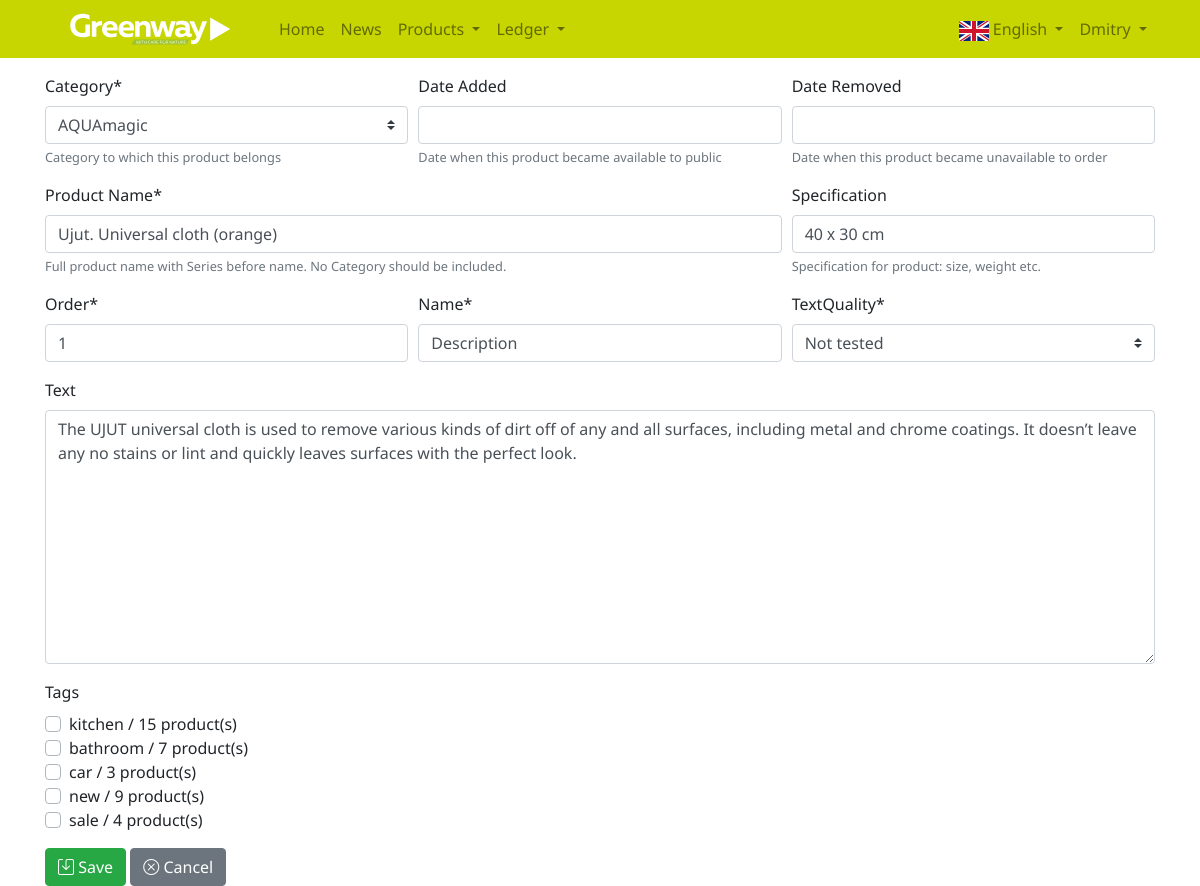
The app's page /products/02251EU/edit/ (signed in), older data.
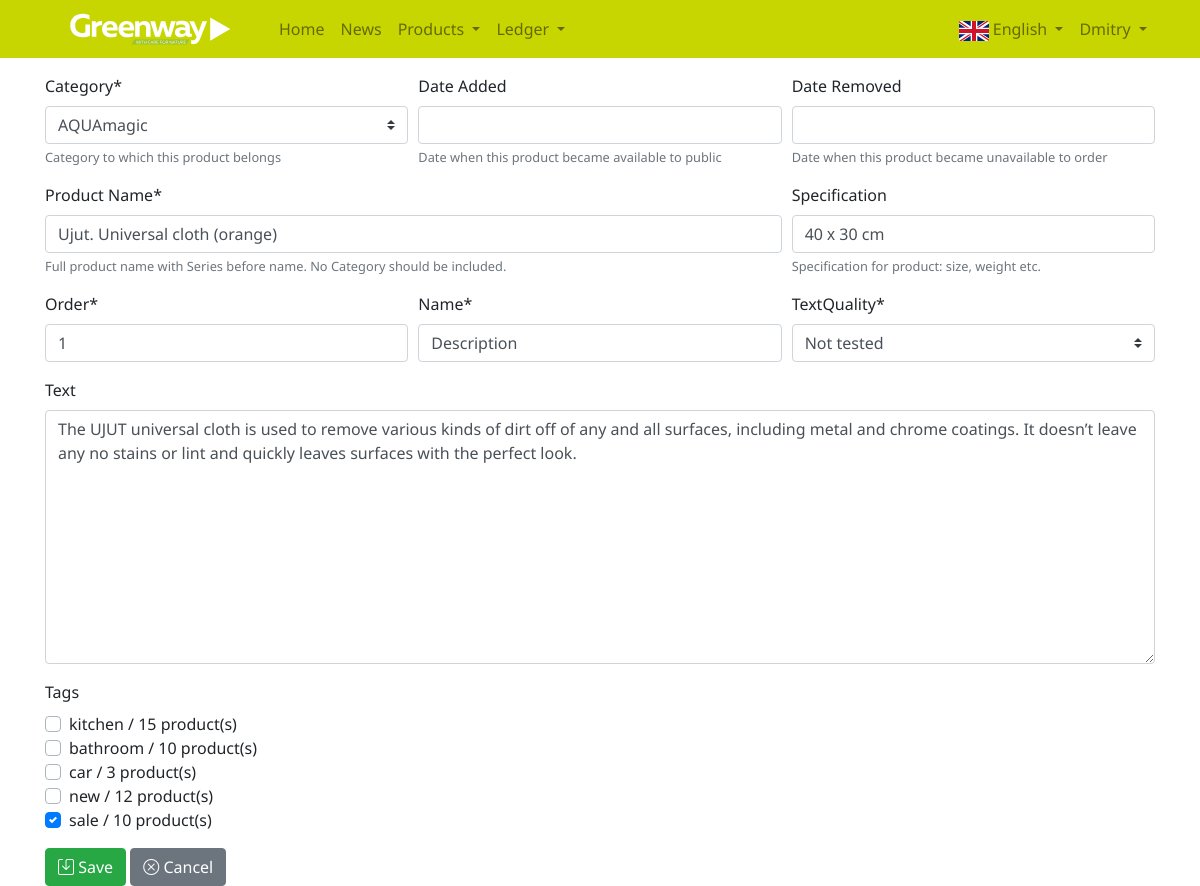
The same page, newer data.
### products/models.py (models this page shows, shortened)
class Product(models.Model):
    Category = models.ForeignKey(Category, on_delete=models.PROTECT, verbose_name=_('Category'),
                                 help_text=_('Category to which this product belongs'))
    SKU = models.CharField(max_length=50, blank=False)
    DateAdded = models.DateField(blank=True, null=True, verbose_name=_('Date Added'),
                                 help_text=_('Date when this product became available to public'))
    DateRemoved = models.DateField(blank=True, null=True, verbose_name=_('Date Removed'),
                                   help_text=_('Date when this product became unavailable to order'))
    SetProducts = models.ManyToManyField("self", blank=True)
    TimestampCreated = models.DateTimeField(auto_now_add=True)
    TimestampModified = models.DateTimeField(auto_now=True)
    class Meta:
        constraints = [
            models.UniqueConstraint(fields=['SKU'], name='unique_Product')
        ]

class Tag(models.Model):
    Product = models.ManyToManyField(Product, related_name='tags_of_product', blank=True)
    Slug = models.SlugField(blank=False)
    TimestampCreated = models.DateTimeField(auto_now_add=True)
    TimestampModified = models.DateTimeField(auto_now=True)
    def __str__(self):
        return f'{self.Slug} / {len(self.Product.all())} product(s)'

### products/views.py (the view)
# urls.py: path('<str:blackbox>/edit/', views.edit_product, name='edit_product'),
@login_required
@permission_required('products.change_product', raise_exception=True)
@prepare_languages
def edit_product(request, blackbox=None):
    product_instance = get_object_or_404(Product, SKU=blackbox)
    try:
        product_info_instance = ProductInfo.objects.get(Product=product_instance, Language=request.language_instance)
    except (ProductInfo.DoesNotExist, ProductInfo.MultipleObjectsReturned):
        product_info_instance = None
    tabs_set = Tab.objects.filter(Product=product_instance, Language=request.language_instance).order_by('Order')
    if request.method == 'POST':
        form_product = ProductForm(request.POST, prefix='fp', instance=product_instance)
        if product_info_instance:
            form_product_info = ProductInfoForm(request.POST, prefix='fpi', instance=product_info_instance)
        else:
            new_product_info = ProductInfo(Product=product_instance, Language=request.language_instance)
            form_product_info = ProductInfoForm(request.POST, prefix='fpi', instance=new_product_info)
        if len(tabs_set) > 0:
            form_tab = TabForm(request.POST, prefix='ft', instance=tabs_set[0])
        else:
            new_tab = Tab(Product=product_instance, Language=request.language_instance)
            form_tab = TabForm(request.POST, prefix='ft', instance=new_tab)
        form_tags = TagForm(request.POST, prefix='ftg', instance=product_instance)
        if form_product.is_valid() and form_product_info.is_valid() and form_tab.is_valid() and form_tags.is_valid():
            if form_product.has_changed():
                form_product.save()
            if form_product_info.has_changed():
                form_product_info.save()
            if form_tab.has_changed() and form_tab.cleaned_data['Text'] != '':
                form_tab.save()
            if form_tags.has_changed():
                form_tags.save()
            return HttpResponseRedirect(reverse('products:product', args=(blackbox,)))
    else:
        form_product = ProductForm(prefix='fp', instance=product_instance)
        form_product_info = ProductInfoForm(prefix='fpi', instance=product_info_instance)
        form_tabs = TabsFormset(prefix='fts', instance=product_instance, queryset=tabs_set)
        form_tags = TagForm(prefix='ftg', instance=product_instance)
        if len(tabs_set) > 0:
            form_tab = TabForm(prefix='ft', instance=tabs_set[0])
        else:
            form_tab = TabForm(prefix='ft')
            form_tab.fields['Order'].initial = 1
            form_tab.fields['Name'].initial = translation.pgettext('Default Tab name', 'Description')
    return TemplateResponse(request, 'products/edit_product.html', {
        'form_product': form_product,
        'form_product_info': form_product_info,
        'form_tabs': form_tabs,
        'form_tab': form_tab,
        'form_tags': form_tags,
        'product_instance': product_instance,
    })

### products/forms.py
class ProductForm(ModelForm):
    def __init__(self, *args, **kwargs):
        super().__init__(*args, **kwargs)
        self.helper = FormHelper()
        self.helper.layout = Layout(
            Div(
                Field('Category', wrapper_class='col-md-4'),
                Field('DateAdded', wrapper_class='col-md-4'),
                Field('DateRemoved', wrapper_class='col-md-4'),
                css_class='form-row')
        )
        self.helper.form_tag = False        # We will use a common form
        self.helper.disable_csrf = True
    class Meta:
        model = Product
        fields = ['Category', 'DateAdded', 'DateRemoved']

### greensite/context_processors.py (called while the page is built)
def debug_context(request):
    debug_flag = settings.DEBUG
    return{"debug_flag": debug_flag}

### products/models.py (called while the page is built)
    def __str__(self):
        return self.Name

### products/templates/products/edit_product.html (shortened to what this page needs)
{% extends "greensite/base.html" %}
{% load static %}
{% load crispy_forms_tags %}
{% block content %}
<form class="form" method="post">{% csrf_token %}
    <div class="form-group">
        <div>
            {% crispy form_product %}
        </div>
        <div>
            {% crispy form_product_info %}
        </div>
        <div>
            {% crispy form_tab %}
        </div>
        <div>
            {% crispy form_tags %}
        </div>
    </div>
    <div>
        <button class="btn btn-success"><i class="bi bi-save"></i>&nbsp;Save</button>
        <button class="btn btn-secondary"><i class="bi bi-x-circle"></i>&nbsp;Cancel</button>
    </div>
</form>
{% endblock %}

Row changes from the older to the newer data that the page shows:
changed Product: Slug "Tags kitchen / 15 product(s) bathroom / 7 product(s) car / 3 product(s) new / 9 product(s) sale / 4 product(s)" → "Tags kitchen / 15 product(s) bathroom / 10 product(s) car / 3 product(s) new / 12 product(s) sale / 10 product(s)"
